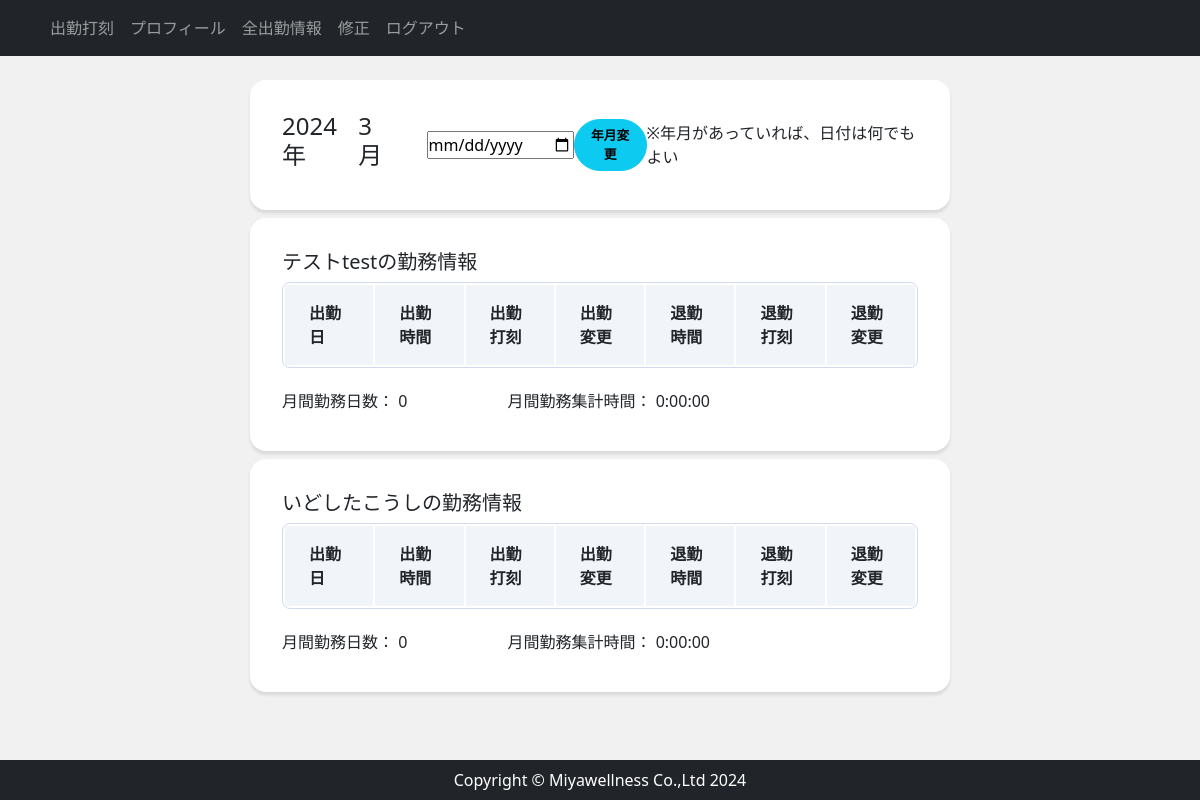
The app's page /correction/ (signed in), older data.
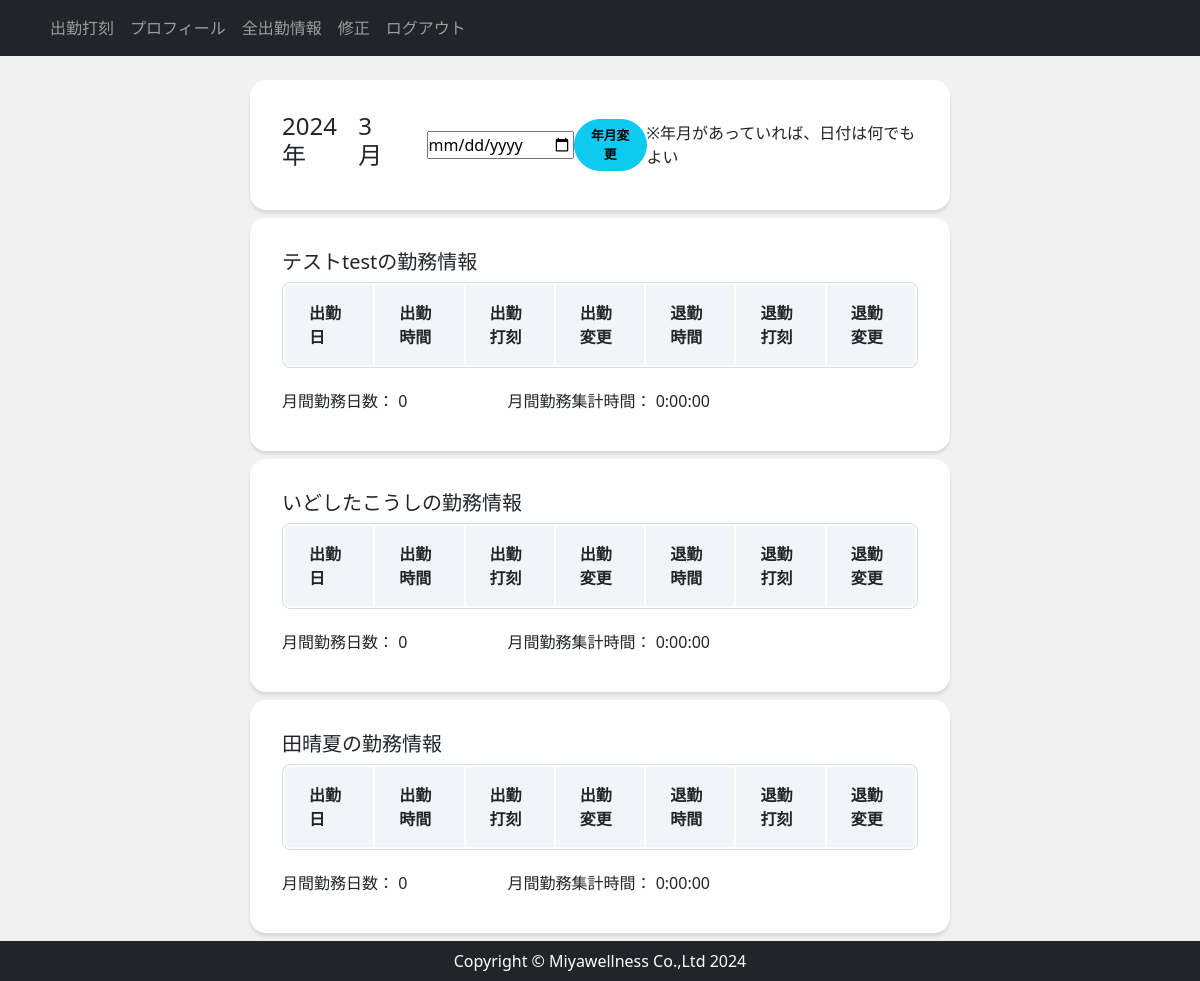
The same page, newer data.
### accounts/models.py (models this page shows, shortened)
class CustomUser(AbstractBaseUser, PermissionsMixin):
    email = models.EmailField("メールアドレス", unique=True)
    first_name = models.CharField("姓", max_length=150,)
    last_name = models.CharField("名", max_length=150,)
    department = models.CharField("所属", max_length=30, blank=True)
    created = models.DateTimeField("入会日", default=timezone.now, editable=False, blank=True)
    is_staff = models.BooleanField(
        ("staff status"),
        default=False,
        help_text=("Designates whether the user can log into this admin site."),
    )
    is_active = models.BooleanField(
        ("active"),
        default=True,
        help_text=(
            "Designates whether this user should be treated as active. "
            "Unselect this instead of deleting accounts."
        ),
    )
    objects = UserManager()
    EMAIL_FIELD = "email"
    USERNAME_FIELD = "email"
    REQUIRED_FIELDS = []
    class Meta:
        verbose_name = ("user")
        verbose_name_plural = ("users")

### app/views.py (the view, shortened to what this page needs)
# urls.py: path('correction/', views.CorrectionView.as_view(), name='correction'),
class CorrectionView(LoginRequiredMixin, View):
    def get(self, request, *args, **kwargs):
        users = get_user_model().objects.all()
        user_attendance = {}
        total_work_times = {}
        work_time_counts = {}
        current_datetime = timezone.now().date()
        year = current_datetime.year
        month = current_datetime.month
        form = DaysForm()
        forms = StartForm()
        forme = EndForm()
        for user in users:
            user_attendance[user] = AttendanceModels.objects.filter(user=user)
            total_work_times[user], work_time_counts[user] = self.calculate_total_work_time(user_attendance[user], year, month)
        return render(request, 'app/correction.html', {
            'form': form,
            'forms': forms,
            'forme': forme,
            'user_attendance': user_attendance,
            'year': year,
            'month': month,
            'total_work_times': total_work_times,
            'work_time_counts': work_time_counts,
        })
    def calculate_total_work_time(self, attendance_qs, target_year, target_month):
            total_work_time_user = timedelta()
            work_time_count_user = 0
            for attendance in attendance_qs.filter(
                days__year=target_year, days__month=target_month
            ):
                if attendance.start and attendance.end:  # Check for None
                    total_work_time_user += attendance.end - attendance.start
                    work_time_count_user += 1
            return total_work_time_user, work_time_count_user

### app/forms.py
class DaysForm(forms.ModelForm):
    class Meta:
        model = AttendanceModels
        fields = ['days']
    def __init__(self, *args, **kwargs):
        super(DaysForm, self).__init__(*args, **kwargs)
        self.fields['days'].widget = forms.DateInput(attrs={'type': 'date'}, format='%Y-%m-%d')
        self.fields['days'].widget.attrs['placeholder'] = 'YYYY-MM-DD'

class StartForm(forms.ModelForm):
    class Meta:
        model = AttendanceModels
        fields = ['start','days']
        widgets = {
            'start': forms.TimeInput(attrs={'type': 'time'}),
        }

### app/templates/app/correction.html (shortened to what this page needs)
{% extends "app/base.html" %}
{% load widget_tweaks %}
{% block content %}
<br>
<div class="card card-profile mx-auto">
  <div class="card-body">
    <table>
      <tr>
        <td><h4>{{ year }}年</h4></td>
        <td><h4>{{ month }}月</h4></td>
        <td>&emsp;&emsp;</td>
        <td type="date">
          <form method="post" action="/allstatus/">
            {{ form.days }}
          </form>
        </td>
        <td>
          <button class="btn btn-info" type="submit">年月変更</button>
        </td>
        <td>※年月があっていれば、日付は何でもよい</td>
      </tr>
    </table>
  </div>
</div>
{% for user, attendance_qs in user_attendance.items %}
  <div class="card card-profile my-2 mx-auto">
    <div class="card-body">
      <h5>{{ user.first_name }}{{ user.last_name }}の勤務情報</h5>
      <table class="profile_table mb-4">
        <tbody>
          <tr>
            <th class="header">出勤日</th>
            <th class="header">出勤時間</th>
            <th class="header">出勤打刻</th>
            <th class="header">出勤変更</th>
            <th class="header">退勤時間</th>
            <th class="header">退勤打刻</th>
            <th class="header">退勤変更</th>
          </tr>
        </tbody>
      </table>
      <h6>月間勤務日数：{% for i,u in work_time_counts.items %}
        {% if user == i %}
          {{ u }}
        {% endif %}
      {% endfor %}
      &emsp;&emsp;&emsp;&emsp;&emsp;&emsp;月間勤務集計時間：{% for i,u in total_work_times.items %}
        {% if user == i %}
          {{ u }}
        {% endif %}
      {% endfor %}</h6>
    </div>
  </div>
{% endfor %}
{% endblock %}

### app/templates/app/base.html (shortened to what this page needs)
{% load static %}
<!DOCTYPE html>
<html lang="ja">
<head>
<link href="https://cdn.jsdelivr.net/npm/bootstrap@5.3.0/dist/css/bootstrap.min.css" rel="stylesheet">
<link rel="stylesheet" href="{% static 'css/style.css' %}" />
<link rel="stylesheet" href="https://cdn.jsdelivr.net/npm/fullcalendar@5.10.2/main.min.css">
</head>
<body>
    <nav class="navbar navbar-expand-lg navbar-dark bg-dark">
        <div class="container">
            <ul class="navbar-nav ml-auto">
                <li class="nav-item">
                    <a class="nav-link" href="{% url 'attendance' %}">出勤打刻</a>
                </li>
                {% if user.is_authenticated %}
                <li class="nav-item">
                <a class="nav-link" href="{% url 'profile' %}">プロフィール</a>
                </li>
                {% if user.is_staff %}
                <li class="nav-item">
                <a class="nav-link" href="{% url 'allstatus' %}">全出勤情報</a>
                </li>
                <li class="nav-item">
                <a class="nav-link" href="../admin/">修正</a>
                </li>
                {% else %}
                <li class="nav-item">
                <a class="nav-link" href="{% url 'status' %}">出勤情報</a>
                </li>
                {% endif %}
                <li class="nav-item">
                <a class="nav-link" href="{% url 'account_logout' %}">ログアウト</a>
                </li>
                {% endif %}
            </ul>
        </div>
    </nav>
    <main>
        <div class="container">{% block content %} {% endblock %}</div>
    </main>
    <footer class="py-2 bg-dark">
        <p class="m-0 text-center text-white">
            Copyright &copy; Miyawellness Co.,Ltd  2024
        </p>
    </footer>
</body>
</html>

### app/static/css/style.css (style rules this page uses)
* { margin: 0; padding: 0; box-sizing: border-box; }
body { background: #f1f1f1; display: flex; flex-flow: column; min-height: 100vh; }
main { flex: 1; }
.card-profile { width: 700px; border: 0; border-radius: 1rem; box-shadow: 0 0.2rem 0.2rem 0 rgba(0, 0, 0, 0.1); }
.btn { font-size: 80%; border-radius: 5rem; font-weight: bold; }
.profile_table { width: 100%; border: 1px solid #d1dbeb; border-radius: 8px; border-collapse: separate; overflow: hidden; }
.profile_table .header { width: 200px; padding: 16px 24px; text-align: left; background: #f1f5fa; }
.card-body { padding: 2rem; }

Row changes from the older to the newer data that the page shows:
added CustomUser: first_name "田", last_name "晴夏", u "0", u "0:00:00"
